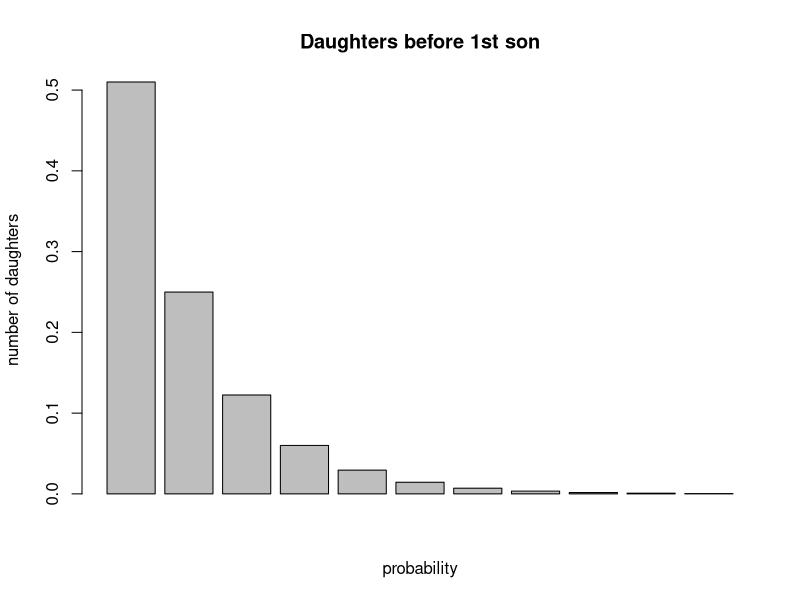
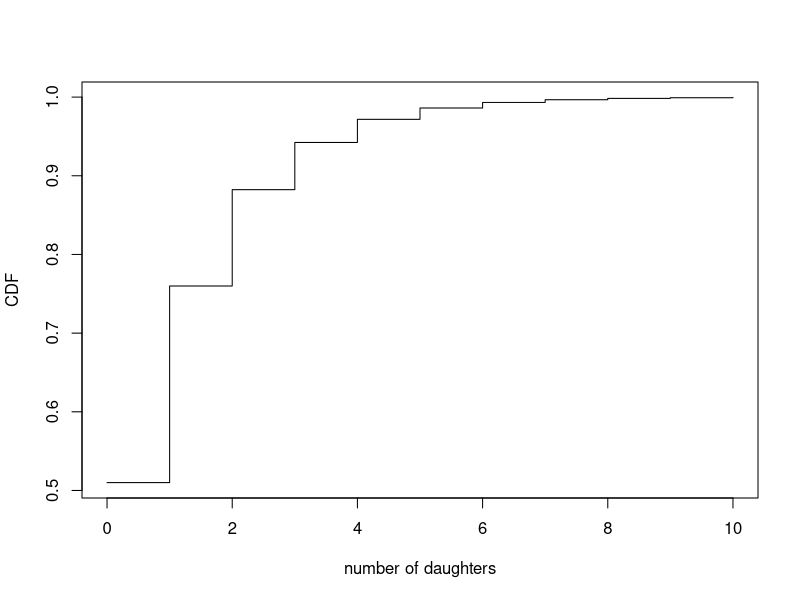

These figures' R source, in order:
# The probability of having a male child can be assumed to be 0.51 independently from birth to birth.
# i)
    # a) from scratch
    # P(X = k) = (1 - p)^k * p
    prob = ((1 - 0.51) ** 3) * (0.51)
    print(prob)
    # b) using the dgeom function
    print(dgeom(3, 0.51)) # x = 3 (fails before success), prob = 0.51 (prob of success)
# ii) 
probs <- c()
for (x in 0:10) {
    p = ((1 - 0.51) ** x) * (0.51)
    probs <- append(probs, p)
}
barplot(probs, xlab='probability', ylab='number of daughters', main='Daughters before 1st son')
# iii)
    # a) at most 4 daughters before her first son
print(pgeom(4, 0.51))
    # b) more than 2 daughters before her first son
print(1 - pgeom(2, 0.51))
    # c) one daughter before her first son.
print((1 - 0.51) * (0.51))

# iv) Draw a stepped graph of the CDF using the plot function.
x = 0:10
y = c()
for (i in x) {
  y <- append(y, pgeom(i, 0.51))
}
plot(x, y, type='s', xlab='number of daughters', ylab='CDF')
# v) Use qgeom to calculate the smallest number of daughters, x , before the first son such that:
    # a) P(X ≤ x) ≥ 0.9
print(qgeom(0.9, 0.51)) # P(X <= x) >= prob gives number you will not exceed before success
    # b) P(X > x) ≤ 0.4
print(qgeom(0.6, 0.51))

# vi) Use set.seed(47) and rgeom to simulate the number of daughters before the first son 1,000 times. Store this in the object G.
set.seed(47)
G <- rgeom(1000, 0.51)
# vii) Using G from (vi):
    # a) Use length to obtain the empirical probabilities for part (iii) and comment.
print(length(G[G >= 4]) / 1000)  
# b) Use quantile to calculate the empirical results for part (v) and comment.

# viii) Compare the following statistics for the distribution and simulated values(G) :
    # a) mean
    # b) variance